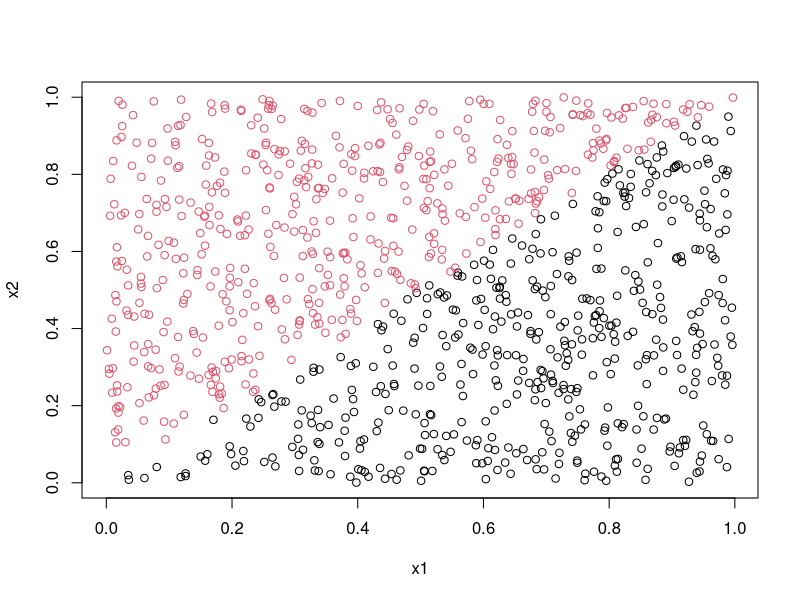
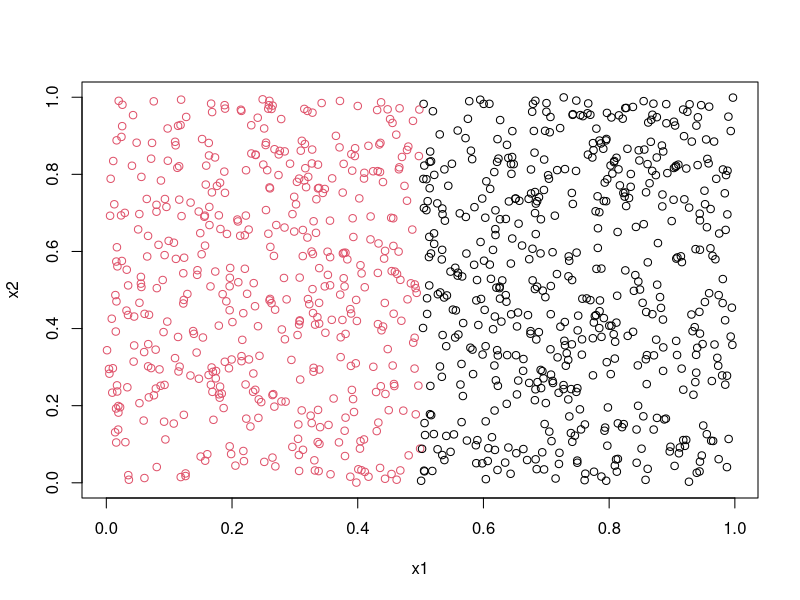

Generate these figures, in order, with R: (Note: this script raises an error after producing the figures.)
set.seed(12345)
x1<-runif(100)
x2<-runif(100)
traindata<-cbind(x1,x2)
y<-as.numeric(x1<x2)
trainlabels<-as.factor(y)

library(randomForest)

rforest_1 = randomForest(trainlabels~., data = traindata, ntree = 1, nodesize = 25, keep.forest = TRUE)
rforest_10 = randomForest(trainlabels~., data = traindata, ntree = 10, nodesize = 25, keep.forest = TRUE)
rforest_100 = randomForest(trainlabels~., data = traindata, ntree = 100, nodesize = 25, keep.forest = TRUE)

set.seed(12345)

x1<-runif(1000)
x2<-runif(1000)
testdata<-cbind(x1,x2)
y<-as.numeric(x1<x2)
testlabels<-as.factor(y)
plot(x1,x2,col=(y+1))

y_1 = predict(rforest_1,testdata)
y_10 = predict(rforest_10,testdata)
y_100 = predict(rforest_100,testdata)


missclass=function(X,X1){
  n=length(X)
  return(1-sum(diag(table(X,X1)))/n)
}

cat("missclassification for test data of n = 1000 with 1 tree = ", missclass(y_1,testlabels))
cat("missclassification for test data of n = 1000 with 10 trees = ", missclass(y_10,testlabels))
cat("missclassification for test data of n = 1000 with 100 trees = ", missclass(y_100,testlabels))

missclass_large_sample = function(condition,ns = 25){
mce_1 = mce_10 = mce_100 = c()
set.seed(12345)
for(i in 1:1000){
  
  x1<-runif(100)
  x2<-runif(100)
  train<-cbind(x1,x2)
  y<-as.numeric(eval(parse(text = condition)))
  trainlabels<-as.factor(y)
  
  rf_1 = randomForest(trainlabels~., data = train, ntree = 1, nodesize = ns, keep.forest = TRUE)
  rf_10 = randomForest(trainlabels~., data = train, ntree = 10, nodesize = ns, keep.forest = TRUE)
  rf_100 = randomForest(trainlabels~., data = train, ntree = 100, nodesize = ns, keep.forest = TRUE)
  
  x1<-runif(1000)
  x2<-runif(1000)
  test<-cbind(x1,x2)
  y<-as.numeric(eval(parse(text = condition)))
  testlabels<-as.factor(y)
  
  y_1 = predict(rf_1,newdata = test)
  y_10 = predict(rf_10,test)
  y_100 = predict(rf_100,test)
  
  mce_1[i] = missclass(y_1,testlabels)
  mce_10[i] = missclass(y_10,testlabels)
  mce_100[i] = missclass(y_100,testlabels)
  
}
result = list("Mean_MCE_1tree"=mean(mce_1), "Variance_MCE_1tree"=var(mce_1),
              "Mean_MCE_10trees"=mean(mce_10), "Variance_MCE_10trees"=var(mce_10),
              "Mean_MCE_100trees"=mean(mce_100), "Variance_MCE_100trees"=var(mce_100))
return(result)
}

missclass_large_sample(condition = "x1 < x2")

#b
missclass_large_sample(condition = "x1 < 0.5")

#c
missclass_large_sample(condition = "(x1 < 0.5 & x2 < 0.5) | (x1 > 0.5 & x2 > 0.5)", ns = 12)

#b
set.seed(12345)
x1<-runif(100)
x2<-runif(100)
traindata_b<-cbind(x1,x2)
y<-as.numeric(x1<0.5)
trainlabels_b<-as.factor(y)

set.seed(12345)

x1<-runif(1000)
x2<-runif(1000)
testdata_b<-cbind(x1,x2)
y<-as.numeric(x1<0.5)
testlabels_b<-as.factor(y)
plot(x1,x2,col=(y+1))

missclass_large_sample(trainlabels_b,traindata_b,testdata_b,testlabels_b)

#c
set.seed(12345)
x1<-runif(100)
x2<-runif(100)
traindata_c<-cbind(x1,x2)
y<-as.numeric((x1<0.5 & x2<0.5) | (x1>0.5 & x2>0.5))
trainlabels_c<-as.factor(y)

set.seed(12345)

x1<-runif(1000)
x2<-runif(1000)
testdata_c<-cbind(x1,x2)
y<-as.numeric((x1<0.5 & x2<0.5) | (x1>0.5 & x2>0.5))
testlabels_c<-as.factor(y)
plot(x1,x2,col=(y+1))

missclass_large_sample(trainlabels_c,traindata_c,testdata_c,testlabels_c,12)









